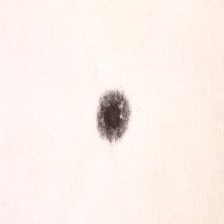
#> input picture samples/sample_ballpen_ink.jpg, 224 x 224 px, given in place of user_scan_0.jpg, which was not available
$ python test_disambiguation.py
#> lines starting #> are read from the running program, lines starting #| are printed output that depends on the picture; after the words box and inside, x2 and y2 are one past the last pixel; in counts of white or black regions, pixels touching at a corner belong together
import cv2
import numpy as np
from PIL import Image

def analyze_stain_characteristics(img_path):
#> called with img_path = 'scratch/user_scan_0.jpg'
    img = cv2.imread(img_path)
#> img is the input picture: shape (224, 224, 3); mean B, G, R 234.2, 239.9, 250.5
    hsv = cv2.cvtColor(img, cv2.COLOR_BGR2HSV)
#> hsv: shape (224, 224, 3); mean H, S, V 10.2, 17, 250.5
    gray = cv2.cvtColor(img, cv2.COLOR_BGR2GRAY)

    # 1. Background fabric estimation (excluding dark spots)
    p90 = np.percentile(gray, 90)
#> p90 = 249

    # 2. Stain region: where pixels are darker than fabric background
    stain_mask = gray < (p90 - 15)
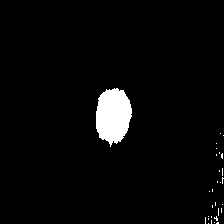
#> stain_mask: shape (224, 224) bool; 3.3% white; 29 white regions (28 under 20 px), largest, box (x1, y1, x2, y2) and area: (96, 88, 132, 147) 1576

    if np.sum(stain_mask) < 20:
        return {"error": "no stain detected"}

    stain_h = hsv[:, :, 0][stain_mask]
#> stain_h = 1674 values, max 13 at index 1604, min 0 at index 152, mean 5.39
    stain_s = hsv[:, :, 1][stain_mask]
#> stain_s = 1674 values, max 107 at index 1000, min 16 at index 3, mean 42.39
    stain_v = hsv[:, :, 2][stain_mask]
#> stain_v = 1674 values, max 247 at index 1392, min 54 at index 1093, mean 150.1
    stain_bgr = img[stain_mask]
#> stain_bgr = 1674 rows, first 8: [221, 224, 238], [224, 227, 241], [221, 224, 238], [224, 228, 239], [225, 229, 240], [226, 229, 243], [222, 225, 239], [208, 211, 225]

    # Yellow/amber hue range in OpenCV (Hue is 0-179):
    # Pure red: 0-10, Orange: 10-22, Yellow/Gold/Amber: 22-45, Green: 45-85
    # Used cooking oil has distinct yellow/amber hue: 15 to 45 with saturation >= 15
    amber_pixels = (stain_h >= 14) & (stain_h <= 45) & (stain_s >= 12)
    amber_ratio = np.mean(amber_pixels)
#> amber_ratio = 0

    # In BGR: Cooking oil has Red > Green > Blue (warm golden/amber)
    r = stain_bgr[:, 2].astype(float)
#> r has the same summary as stain_v
    g = stain_bgr[:, 1].astype(float)
#> g = 1674 values, max 230 at index 230, min 36 at index 1000, mean 133.1
    b = stain_bgr[:, 0].astype(float)
#> b = 1674 values, max 228 at index 627, min 33 at index 1000, mean 129.2

    # Amber/yellow lipid indicator: R significantly greater than B (R - B > 15) and R >= G
    warm_lipid_pixels = (r - b > 15) & (r >= g) & (g > b)
    warm_lipid_ratio = np.mean(warm_lipid_pixels)
#> warm_lipid_ratio = 0.981

    # Capillary diffusion: Oil stains have a broad, smooth gradient (low Laplacian inside stain)
    # Mud has abrupt, chalky, sharp crust edges

    print(f"File: {img_path}")
    print(f"  Stain pixels: {np.sum(stain_mask)}")
#|   Stain pixels: 1674
    print(f"  Mean Hue: {np.mean(stain_h):.1f}")
#|   Mean Hue: 5.4
    print(f"  Mean Saturation: {np.mean(stain_s):.1f}")
#|   Mean Saturation: 42.4
    print(f"  Amber ratio: {amber_ratio*100:.1f}%")
#|   Amber ratio: 0.0%
    print(f"  Warm lipid ratio (R>G>B): {warm_lipid_ratio*100:.1f}%")
#|   Warm lipid ratio (R>G>B): 98.1%

print("--- USER SCAN ---")
analyze_stain_characteristics("scratch/user_scan_0.jpg")
print("\n--- DATASET OIL ---")
analyze_stain_characteristics("scratch/sample_dataset_oil.jpg")
#> call 2 of analyze_stain_characteristics, with img_path = 'scratch/sample_dataset_oil.jpg'
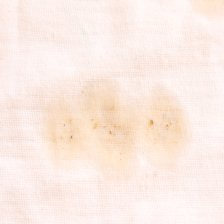
#> input picture samples/sample_cooking_oil.jpg, 224 x 224 px, given in place of sample_dataset_oil.jpg, which was not available
#> in analyze_stain_characteristics, img is the input picture: shape (224, 224, 3); mean B, G, R 227.5, 235.6, 251.5
#> in analyze_stain_characteristics (call 2), `hsv = cv2.cvtColor(img, cv2.COLOR_BGR2HSV)`: hsv: shape (224, 224, 3); mean H, S, V 8.6, 24.4, 251.5
#> in analyze_stain_characteristics (call 2), `p90 = np.percentile(gray, 90)`: p90 = 247
#> in analyze_stain_characteristics (call 2), `stain_mask = gray < (p90 - 15)`: stain_mask: shape (224, 224) bool; 13.5% white; 240 white regions (236 under 20 px), largest, box (x1, y1, x2, y2) and area: (31, 79, 187, 155) 6219, (7, 103, 18, 112) 40, (9, 135, 24, 140) 34, (158, 89, 168, 95) 21
#> in analyze_stain_characteristics (call 2), `stain_h = hsv[:, :, 0][stain_mask]`: stain_h = 6768 values, max 19 at index 2453, min 4 at index 739, mean 13.66
#> in analyze_stain_characteristics (call 2), `stain_s = hsv[:, :, 1][stain_mask]`: stain_s = 6768 values, max 119 at index 3727, min 14 at index 12, mean 52.72
#> in analyze_stain_characteristics (call 2), `stain_v = hsv[:, :, 2][stain_mask]`: stain_v = 6768 values, max 255 at index 2332, min 181 at index 5391, mean 246.8
#> in analyze_stain_characteristics (call 2), `amber_ratio = np.mean(amber_pixels)`: amber_ratio = 0.645
#> in analyze_stain_characteristics (call 2), `r = stain_bgr[:, 2].astype(float)`: r has the same summary as stain_v
#> in analyze_stain_characteristics (call 2), `g = stain_bgr[:, 1].astype(float)`: g = 6768 values, max 229 at index 12, min 148 at index 5391, mean 219.5
#> in analyze_stain_characteristics (call 2), `b = stain_bgr[:, 0].astype(float)`: b = 6768 values, max 224 at index 5847, min 102 at index 3727, mean 195.8
#> in analyze_stain_characteristics (call 2), `warm_lipid_ratio = np.mean(warm_lipid_pixels)`: warm_lipid_ratio = 1
#|   Stain pixels: 6768
#|   Mean Hue: 13.7
#|   Mean Saturation: 52.7
#|   Amber ratio: 64.5%
#|   Warm lipid ratio (R>G>B): 100.0%
print("\n--- DATASET MUD ---")
analyze_stain_characteristics("scratch/sample_dataset_mud.jpg")
#|   Stain pixels: 6768
#|   Mean Hue: 13.7
#|   Mean Saturation: 52.7
#|   Amber ratio: 64.5%
#|   Warm lipid ratio (R>G>B): 100.0%
print("\n--- SAMPLE MUD ---")
analyze_stain_characteristics("samples/sample_mud.jpg")
#> call 4 of analyze_stain_characteristics, with img_path = 'samples/sample_mud.jpg'
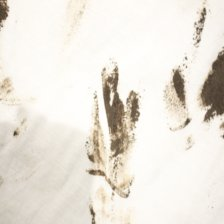
#> input picture samples/sample_mud.jpg, 224 x 224 px, found by its file name
#> in analyze_stain_characteristics, img is the input picture: shape (224, 224, 3); mean B, G, R 221.2, 230.1, 235.3
#> in analyze_stain_characteristics (call 4), `hsv = cv2.cvtColor(img, cv2.COLOR_BGR2HSV)`: hsv: shape (224, 224, 3); mean H, S, V 20.2, 17.8, 235.3
#> in analyze_stain_characteristics (call 4), `p90 = np.percentile(gray, 90)`: p90 = 253
#> in analyze_stain_characteristics (call 4), `stain_mask = gray < (p90 - 15)`:
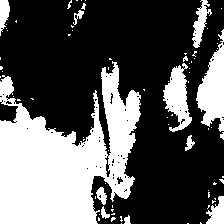
#> stain_mask: shape (224, 224) bool; 35% white; 77 white regions (65 under 20 px), largest, box (x1, y1, x2, y2) and area: (0, 61, 141, 224) 13276, (196, 29, 224, 132) 1557, (163, 63, 192, 132) 1073
#> in analyze_stain_characteristics (call 4), `stain_h = hsv[:, :, 0][stain_mask]`: stain_h = 17538 values, max 35 at index 10539, min 6 at index 2435, mean 18.45
#> in analyze_stain_characteristics (call 4), `stain_s = hsv[:, :, 1][stain_mask]`: stain_s = 17538 values, max 127 at index 92, min 5 at index 2435, mean 34.7
#> in analyze_stain_characteristics (call 4), `stain_v = hsv[:, :, 2][stain_mask]`: stain_v = 17538 values, max 254 at index 6346, min 65 at index 316, mean 204.9
#> in analyze_stain_characteristics (call 4), `amber_ratio = np.mean(amber_pixels)`: amber_ratio = 0.984
#> in analyze_stain_characteristics (call 4), `r = stain_bgr[:, 2].astype(float)`: r has the same summary as stain_v
#> in analyze_stain_characteristics (call 4), `g = stain_bgr[:, 1].astype(float)`: g = 17538 values, max 238 at index 1677, min 53 at index 92, mean 195.3
#> in analyze_stain_characteristics (call 4), `b = stain_bgr[:, 0].astype(float)`: b = 17538 values, max 235 at index 2435, min 35 at index 92, mean 180.7
#> in analyze_stain_characteristics (call 4), `warm_lipid_ratio = np.mean(warm_lipid_pixels)`: warm_lipid_ratio = 0.832
#|   Stain pixels: 17538
#|   Mean Hue: 18.5
#|   Mean Saturation: 34.7
#|   Amber ratio: 98.4%
#|   Warm lipid ratio (R>G>B): 83.2%
print("\n--- SAMPLE GREY MUD ---")
analyze_stain_characteristics("samples/sample_grey_mud.jpg")
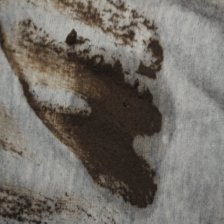
#> input picture samples/sample_grey_mud.jpg, 224 x 224 px, found by its file name
#> in analyze_stain_characteristics, img is the input picture: shape (224, 224, 3); mean B, G, R 103.5, 109.9, 114.6
#> in analyze_stain_characteristics (call 5), `hsv = cv2.cvtColor(img, cv2.COLOR_BGR2HSV)`: hsv: shape (224, 224, 3); mean H, S, V 22.8, 35.2, 114.8
#> in analyze_stain_characteristics (call 5), `gray = cv2.cvtColor(img, cv2.COLOR_BGR2GRAY)`:
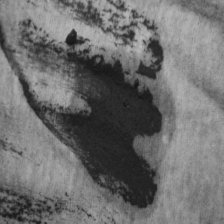
#> gray: shape (224, 224); min 20, max 189, mean 110.6
#> in analyze_stain_characteristics (call 5), `p90 = np.percentile(gray, 90)`: p90 = 158
#> in analyze_stain_characteristics (call 5), `stain_mask = gray < (p90 - 15)`:
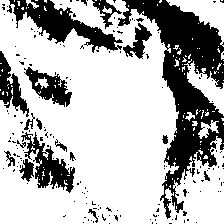
#> stain_mask: shape (224, 224) bool; 70.9% white; 170 black regions (153 under 20 px), largest, box (x1, y1, x2, y2) and area: (118, 0, 224, 219) 7862, (7, 0, 123, 53) 2152, (21, 132, 75, 193) 1210
#> in analyze_stain_characteristics (call 5), `amber_ratio = np.mean(amber_pixels)`: amber_ratio = 0.541
#> in analyze_stain_characteristics (call 5), `warm_lipid_ratio = np.mean(warm_lipid_pixels)`: warm_lipid_ratio = 0.365
#|   Stain pixels: 35568
#|   Mean Hue: 19.9
#|   Mean Saturation: 45.7
#|   Amber ratio: 54.1%
#|   Warm lipid ratio (R>G>B): 36.5%
